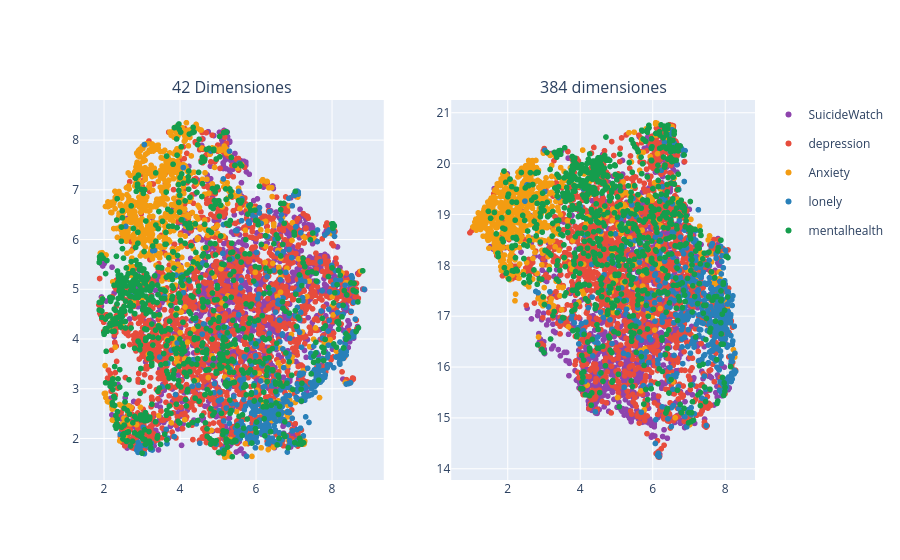

The cell this chart's notebook holds for it:
### Markdown cell above
Se reduce la dimensionalidad con UMAP para facilitar la visualización

### Code cell
def reduce_embeddings_viz(emb_matrix, n_components=2, muestra=1.0, random_state=42):
    """
    Reduce únicamente una muestra del conjunto de embeddings mediante UMAP.
    """
    n = emb_matrix.shape[0]

    if muestra < 1.0:
        rng = np.random.default_rng(random_state)
        n_sample = max(int(n * muestra), n_components + 2)
        idx = rng.choice(n, size=n_sample, replace=False)
        X = emb_matrix[idx]
    else:
        idx = np.arange(n)
        X = emb_matrix

    reducer = umap.UMAP(
        n_components=n_components,
        n_neighbors=38,
        metric="cosine",
        low_memory=True,
        n_jobs=1,
        random_state=random_state,
    )

    coords = reducer.fit_transform(X)

    return coords, idx

coords_42, idx = reduce_embeddings_viz(
    X_refined_embedkit,
    n_components=2,
    muestra=0.003
)

coords_384, _ = reduce_embeddings_viz(
    embeddings,
    n_components=2,
    muestra=0.003
)

df_viz1 = df.iloc[idx].copy()
df_viz1['x'] = coords_42[:, 0]
df_viz1['y'] = coords_42[:, 1]

df_viz2 = df.iloc[idx].copy()
df_viz2['x'] = coords_384[:, 0]
df_viz2['y'] = coords_384[:, 1]

fig1 = px.scatter(
    df_viz1,
    x = 'x',
    y = 'y',
    color='subreddit',
    hover_data=['year', 'subreddit'],
    labels={
        'x': 'Dimensión 1',
        'y': 'Dimensión 2',
    },
    color_discrete_map={
        'depression': '#e74c3c',
        'Anxiety': '#f39c12',
        'SuicideWatch': '#8e44ad',
        'mentalhealth': "#159d4d",
        'lonely': '#2980b9'
    }
)

fig2 = px.scatter(
    df_viz2,
    x = 'x',
    y = 'y',
    color='subreddit',
    hover_data=['year', 'subreddit'],
    labels={
        'x': 'Dimensión 1',
        'y': 'Dimensión 2',
    },
    color_discrete_map={
        'depression': '#e74c3c',
        'Anxiety': '#f39c12',
        'SuicideWatch': '#8e44ad',
        'mentalhealth': "#159d4d",
        'lonely': '#2980b9'
    }
)

fig = make_subplots(
    rows=1,
    cols=2,
    subplot_titles=("42 Dimensiones", "384 dimensiones")
)

for trace in fig1.data:
    fig.add_trace(trace, row=1, col=1)

for trace in fig2.data:
    trace.showlegend = False
    fig.add_trace(trace, row=1, col=2)

fig.show()

print("Figura 1: Distribución semántica de usuarios.")

### Figure 1 — Plotly figure (JSON) as saved in the notebook; plotly's stock layout.template omitted (floating-point values rounded to 4 significant figures; data arrays with more than 128 entries replaced by an {"elided": "..."} marker saying what was removed)
{"data": [{"customdata": {"elided": "1396x2 mixed values"}, "hovertemplate": "subreddit=%{customdata[1]}<br>Dimensión 1=%{x}<br>Dimensión 2=%{y}<br>year=%{customdata[0]}<extra></extra>", "legendgroup": "SuicideWatch", "marker": {"color": "#8e44ad", "symbol": "circle"}, "mode": "markers", "name": "SuicideWatch", "showlegend": true, "type": "scattergl", "x": {"elided": "1396 float values"}, "xaxis": "x", "y": {"elided": "1396 float values"}, "yaxis": "y"}, {"customdata": {"elided": "1865x2 mixed values"}, "hovertemplate": "subreddit=%{customdata[1]}<br>Dimensión 1=%{x}<br>Dimensión 2=%{y}<br>year=%{customdata[0]}<extra></extra>", "legendgroup": "depression", "marker": {"color": "#e74c3c", "symbol": "circle"}, "mode": "markers", "name": "depression", "showlegend": true, "type": "scattergl", "x": {"elided": "1865 float values"}, "xaxis": "x", "y": {"elided": "1865 float values"}, "yaxis": "y"}, {"customdata": {"elided": "850x2 mixed values"}, "hovertemplate": "subreddit=%{customdata[1]}<br>Dimensión 1=%{x}<br>Dimensión 2=%{y}<br>year=%{customdata[0]}<extra></extra>", "legendgroup": "Anxiety", "marker": {"color": "#f39c12", "symbol": "circle"}, "mode": "markers", "name": "Anxiety", "showlegend": true, "type": "scattergl", "x": {"elided": "850 float values"}, "xaxis": "x", "y": {"elided": "850 float values"}, "yaxis": "y"}, {"customdata": {"elided": "490x2 mixed values"}, "hovertemplate": "subreddit=%{customdata[1]}<br>Dimensión 1=%{x}<br>Dimensión 2=%{y}<br>year=%{customdata[0]}<extra></extra>", "legendgroup": "lonely", "marker": {"color": "#2980b9", "symbol": "circle"}, "mode": "markers", "name": "lonely", "showlegend": true, "type": "scattergl", "x": {"elided": "490 float values"}, "xaxis": "x", "y": {"elided": "490 float values"}, "yaxis": "y"}, {"customdata": {"elided": "851x2 mixed values"}, "hovertemplate": "subreddit=%{customdata[1]}<br>Dimensión 1=%{x}<br>Dimensión 2=%{y}<br>year=%{customdata[0]}<extra></extra>", "legendgroup": "mentalhealth", "marker": {"color": "#159d4d", "symbol": "circle"}, "mode": "markers", "name": "mentalhealth", "showlegend": true, "type": "scattergl", "x": {"elided": "851 float values"}, "xaxis": "x", "y": {"elided": "851 float values"}, "yaxis": "y"}, {"customdata": {"elided": "1396x2 mixed values"}, "hovertemplate": "subreddit=%{customdata[1]}<br>Dimensión 1=%{x}<br>Dimensión 2=%{y}<br>year=%{customdata[0]}<extra></extra>", "legendgroup": "SuicideWatch", "marker": {"color": "#8e44ad", "symbol": "circle"}, "mode": "markers", "name": "SuicideWatch", "showlegend": false, "type": "scattergl", "x": {"elided": "1396 float values"}, "xaxis": "x2", "y": {"elided": "1396 float values"}, "yaxis": "y2"}, {"customdata": {"elided": "1865x2 mixed values"}, "hovertemplate": "subreddit=%{customdata[1]}<br>Dimensión 1=%{x}<br>Dimensión 2=%{y}<br>year=%{customdata[0]}<extra></extra>", "legendgroup": "depression", "marker": {"color": "#e74c3c", "symbol": "circle"}, "mode": "markers", "name": "depression", "showlegend": false, "type": "scattergl", "x": {"elided": "1865 float values"}, "xaxis": "x2", "y": {"elided": "1865 float values"}, "yaxis": "y2"}, {"customdata": {"elided": "850x2 mixed values"}, "hovertemplate": "subreddit=%{customdata[1]}<br>Dimensión 1=%{x}<br>Dimensión 2=%{y}<br>year=%{customdata[0]}<extra></extra>", "legendgroup": "Anxiety", "marker": {"color": "#f39c12", "symbol": "circle"}, "mode": "markers", "name": "Anxiety", "showlegend": false, "type": "scattergl", "x": {"elided": "850 float values"}, "xaxis": "x2", "y": {"elided": "850 float values"}, "yaxis": "y2"}, {"customdata": {"elided": "490x2 mixed values"}, "hovertemplate": "subreddit=%{customdata[1]}<br>Dimensión 1=%{x}<br>Dimensión 2=%{y}<br>year=%{customdata[0]}<extra></extra>", "legendgroup": "lonely", "marker": {"color": "#2980b9", "symbol": "circle"}, "mode": "markers", "name": "lonely", "showlegend": false, "type": "scattergl", "x": {"elided": "490 float values"}, "xaxis": "x2", "y": {"elided": "490 float values"}, "yaxis": "y2"}, {"customdata": {"elided": "851x2 mixed values"}, "hovertemplate": "subreddit=%{customdata[1]}<br>Dimensión 1=%{x}<br>Dimensión 2=%{y}<br>year=%{customdata[0]}<extra></extra>", "legendgroup": "mentalhealth", "marker": {"color": "#159d4d", "symbol": "circle"}, "mode": "markers", "name": "mentalhealth", "showlegend": false, "type": "scattergl", "x": {"elided": "851 float values"}, "xaxis": "x2", "y": {"elided": "851 float values"}, "yaxis": "y2"}], "layout": {"annotations": [{"font": {"size": 16}, "showarrow": false, "text": "42 Dimensiones", "x": 0.225, "xanchor": "center", "xref": "paper", "y": 1, "yanchor": "bottom", "yref": "paper"}, {"font": {"size": 16}, "showarrow": false, "text": "384 dimensiones", "x": 0.775, "xanchor": "center", "xref": "paper", "y": 1, "yanchor": "bottom", "yref": "paper"}], "xaxis": {"anchor": "y", "domain": [0, 0.45]}, "xaxis2": {"anchor": "y2", "domain": [0.55, 1]}, "yaxis": {"anchor": "x", "domain": [0, 1]}, "yaxis2": {"anchor": "x2", "domain": [0, 1]}}}
